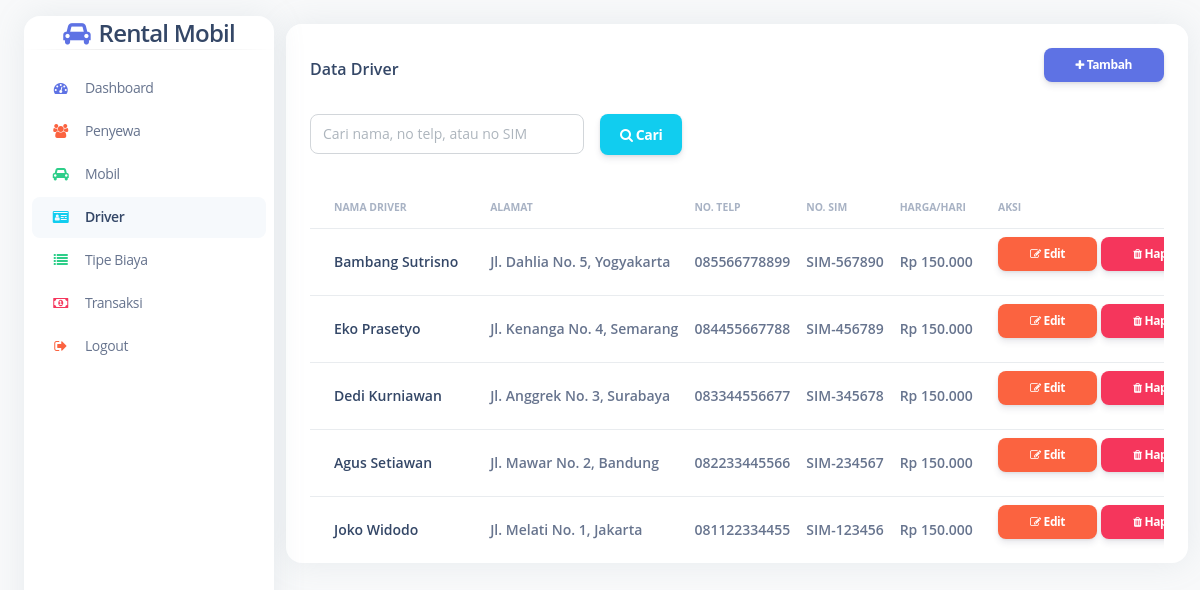
Before: /pages/driver.php with the older database file.
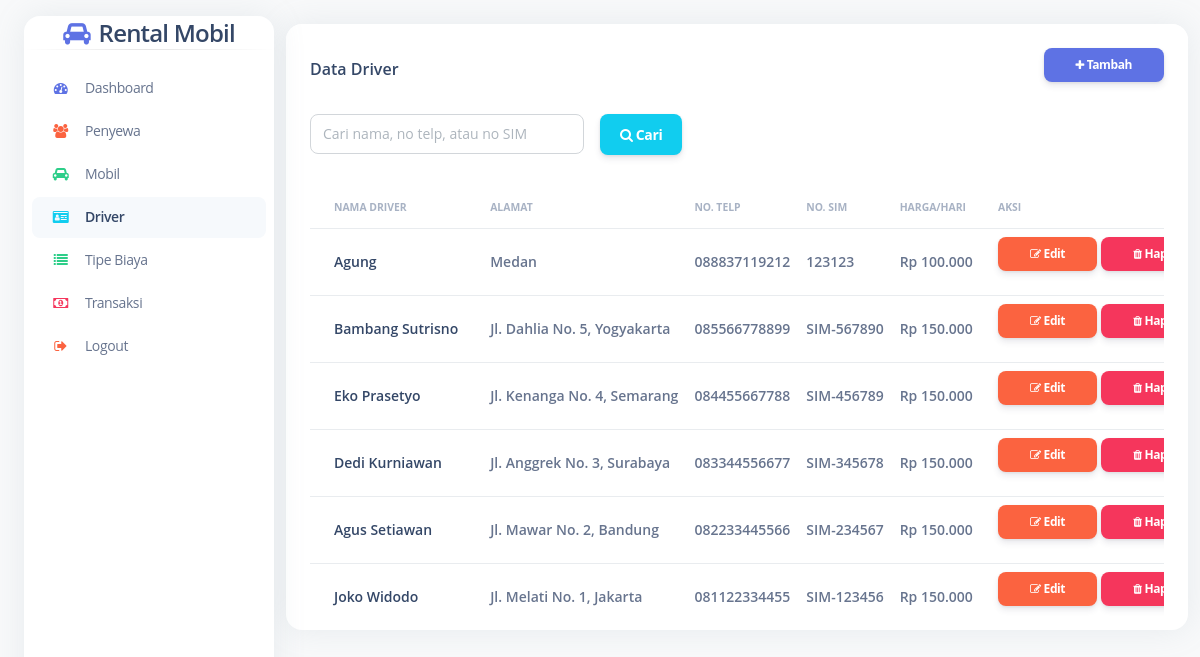
After: the same page with the newer database file.
### tables this page shows
CREATE TABLE `driver` (
  `id_driver` int NOT NULL AUTO_INCREMENT,
  `nama_driver` varchar(100) NOT NULL,
  `alamat` text,
  `no_telp` varchar(15) DEFAULT NULL,
  `no_sim` varchar(20) DEFAULT NULL,
  `harga_perhari` decimal(10,2) NOT NULL,
  `created_at` timestamp NULL DEFAULT CURRENT_TIMESTAMP,
  PRIMARY KEY (`id_driver`)
);

### pages/driver.php (the view, shortened to what the changed rows need)
<?php
include '../koneksi/koneksi.php';
?>
<!DOCTYPE html>
<html lang="en">
<head>
  <link href="../styling/assets/css/nucleo-icons.css" rel="stylesheet" />
  <link href="../styling/assets/css/nucleo-svg.css" rel="stylesheet" />
  <link href="../styling/assets/css/argon-dashboard.css" rel="stylesheet" />
  <link rel="stylesheet" href="https://cdnjs.cloudflare.com/ajax/libs/font-awesome/4.7.0/css/font-awesome.min.css">
</head>
<body class="g-sidenav-show bg-gray-100">
  <main class="main-content position-relative border-radius-lg">
    <div class="container-fluid py-4">
      <div class="row">
        <div class="col-12">
          <div class="card mb-4">
            <div class="card-body pt-3 pb-0">
              <div class="table-responsive p-0">
                <table class="table align-items-center mb-0">
                  <thead>
                    <tr>
                      <th class="text-uppercase text-secondary text-xxs font-weight-bolder opacity-7">Nama Driver</th>
                      <th class="text-uppercase text-secondary text-xxs font-weight-bolder opacity-7 ps-2">Alamat</th>
                      <th class="text-uppercase text-secondary text-xxs font-weight-bolder opacity-7 ps-2">No. Telp</th>
                      <th class="text-uppercase text-secondary text-xxs font-weight-bolder opacity-7 ps-2">No. SIM</th>
                      <th class="text-uppercase text-secondary text-xxs font-weight-bolder opacity-7 ps-2">Harga/Hari</th>
                      <th class="text-uppercase text-secondary text-xxs font-weight-bolder opacity-7 ps-2">Aksi</th>
                    </tr>
                  </thead>
                  <tbody>
                    <?php
                    $where = '';
                    $query = mysqli_query($conn, "SELECT * FROM driver $where ORDER BY id_driver DESC");
                    while($data = mysqli_fetch_array($query)) {
                    ?>
                    <tr>
                      <td>
                        <div class="d-flex px-3">
                          <div class="my-auto">
                            <h6 class="mb-0 text-sm"><?= $data['nama_driver'] ?></h6>
                          </div>
                        </div>
                      </td>
                      <td>
                        <p class="text-sm font-weight-bold mb-0"><?= $data['alamat'] ?></p>
                      </td>
                      <td>
                        <p class="text-sm font-weight-bold mb-0"><?= $data['no_telp'] ?></p>
                      </td>
                      <td>
                        <p class="text-sm font-weight-bold mb-0"><?= $data['no_sim'] ?></p>
                      </td>
                      <td>
                        <p class="text-sm font-weight-bold mb-0">Rp <?= number_format($data['harga_perhari'],0,',','.') ?></p>
                      </td>
                      <td>
                        <button class="btn btn-warning btn-sm" data-bs-toggle="modal" data-bs-target="#editModal<?= $data['id_driver'] ?>">
                          <i class="fa fa-edit"></i> Edit
                        </button>
                        <a href="?hapus=<?= $data['id_driver'] ?>" class="btn btn-danger btn-sm" onclick="return confirm('Yakin ingin menghapus data ini?')">
                          <i class="fa fa-trash"></i> Hapus
                        </a>
                      </td>
                    </tr>
                    <?php } ?>
                  </tbody>
                </table>
              </div>
            </div>
          </div>
        </div>
      </div>
    </div>
  </main>
</body>
</html>

Changed rows visible on the page:
added driver: nama_driver "Agung", alamat "Medan", no_telp "088837119212", no_sim "123123", harga_perhari "100.000"
